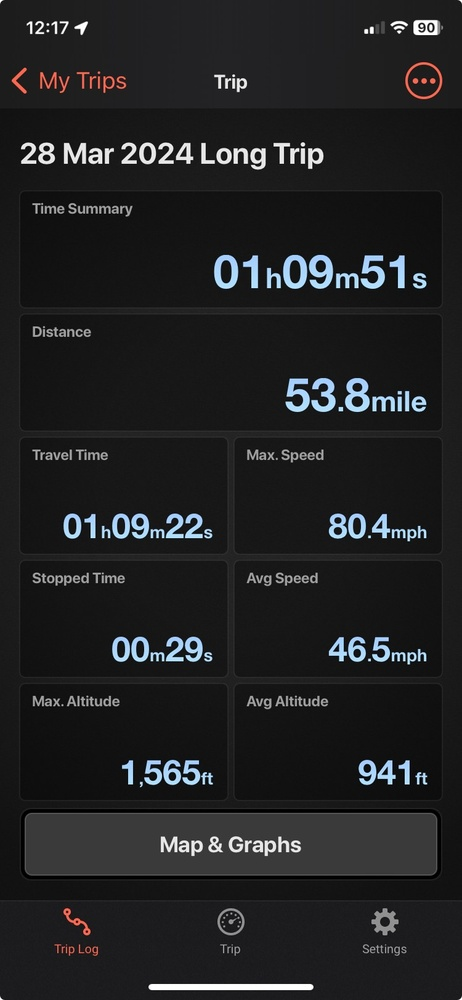
#> input picture Data_EV_1.jpg, 462 x 1000 px, shrunk from 750 x 1624 before the run
$ jupyter execute --allow-errors EV_Cars.ipynb   (shell and % lines are left out)
#> lines starting #> are read from the running program, lines starting #| are printed output that depends on the picture; after the words box and inside, x2 and y2 are one past the last pixel; in counts of white or black regions, pixels touching at a corner belong together
[cell 1]
import cv2
import pytesseract

pytesseract.pytesseract.tesseract_cmd = r"C:\Program Files\Tesseract-OCR\tesseract.exe"

# Grayscale, Gaussian blur, Otsu's threshold
image = cv2.imread('Data_EV_1.jpg')
#> image is the input picture: shape (1000, 462, 3); mean B, G, R 35, 33.9, 33.2
gray = cv2.cvtColor(image, cv2.COLOR_BGR2GRAY)
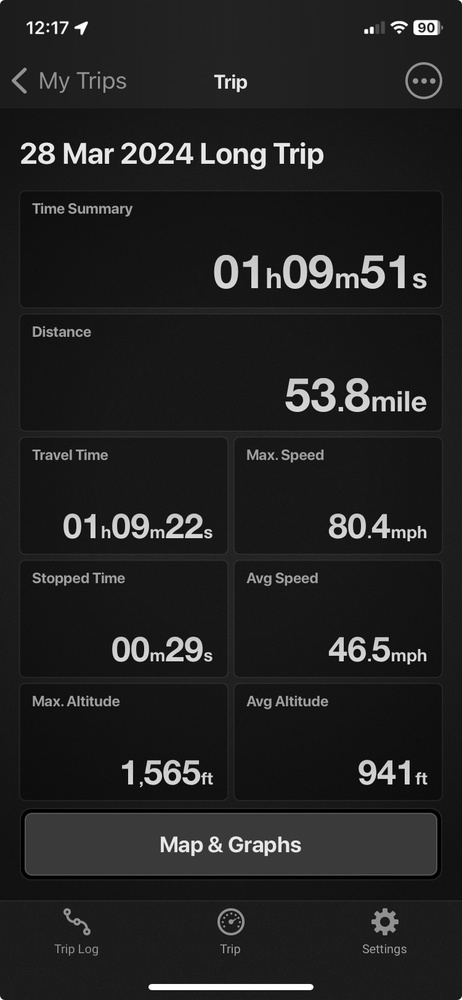
#> gray: shape (1000, 462); min 0, max 255, mean 33.8
blur = cv2.GaussianBlur(gray, (3,3), 0)
thresh = cv2.threshold(blur, 0, 255, cv2.THRESH_BINARY_INV + cv2.THRESH_OTSU)[1]
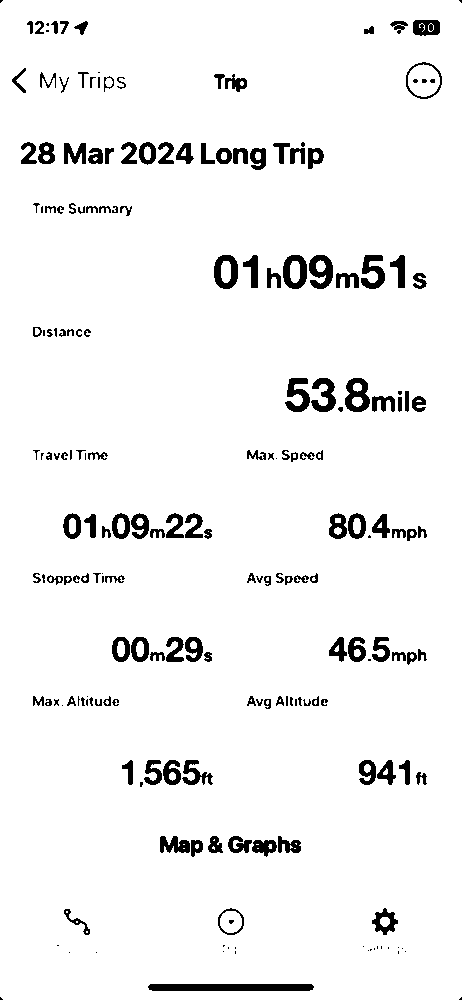
#> thresh: shape (1000, 462); 95.1% white; 207 black regions (51 under 20 px), largest, box (x1, y1, x2, y2) and area: (148, 984, 314, 991) 1144, (345, 378, 370, 412) 524, (309, 255, 333, 289) 512

# Morph open to remove noise and invert image
kernel = cv2.getStructuringElement(cv2.MORPH_RECT, (3,3))
opening = cv2.morphologyEx(thresh, cv2.MORPH_OPEN, kernel, iterations=1)
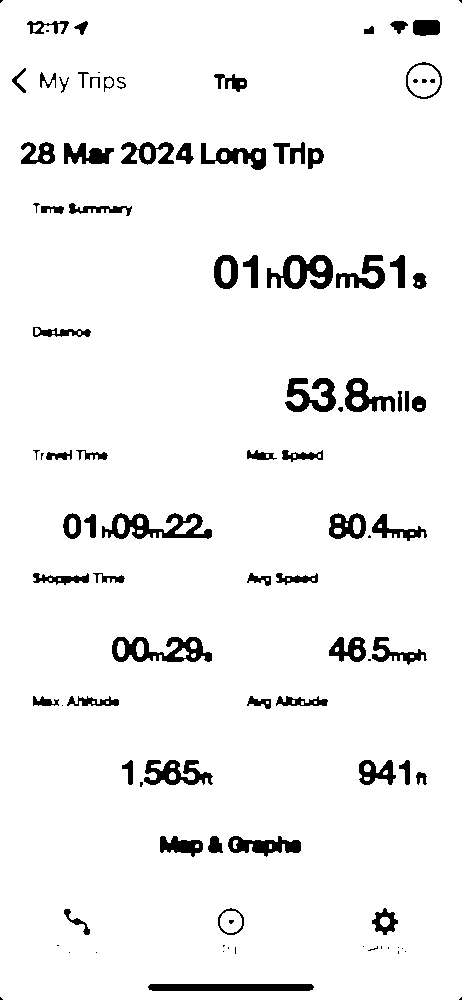
#> opening: shape (1000, 462); 94.7% white; 101 black regions (31 under 20 px), largest, box (x1, y1, x2, y2) and area: (102, 513, 212, 539) 1352, (112, 637, 212, 662) 1315, (267, 255, 333, 289) 1191
invert = 255 - opening

# Perform text extraction
#> (the rest of this cell did not finish here and is left out)
